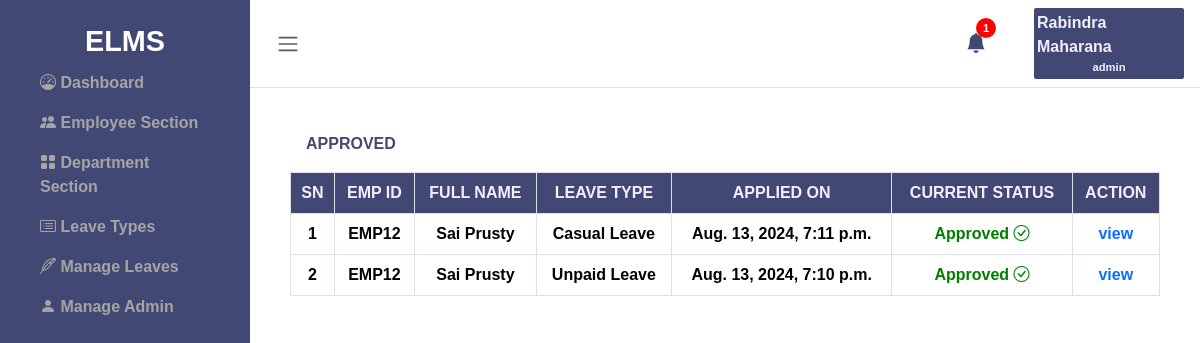
/leave/approved (signed in), run on the app's committed database.
### leave/models.py (models this page shows, shortened)
class admin_table(models.Model):
    user = models.ForeignKey(User, on_delete=models.CASCADE)
    fullname = models.CharField(max_length=255)
    email = models.EmailField(max_length=255)
    uname = models.CharField(max_length=20)
    passwd = models.CharField(max_length=20)
    creation_date = models.DateTimeField(default=timezone.now)

class leave(models.Model):
    leavetype= models.CharField(max_length=100)
    toDate=models.DateField()
    fromDate = models.DateField()
    description = models.TextField()
    request_date = models.DateTimeField(default=timezone.now)
    adminRemark= models.TextField()
    adminRemarkDate = models.CharField(max_length=255)
    status = models.IntegerField()
    isRead = models.IntegerField()
    eid = models.ForeignKey(employee, on_delete=models.CASCADE)

class employee(models.Model):
    eid = models.CharField(max_length=100)
    fname = models.CharField(max_length=255)
    lname = models.CharField(max_length=255)
    email = models.EmailField(max_length=255)
    phone = models.CharField(max_length=20)
    department = models.CharField(max_length=100)
    gender = models.CharField(max_length=20)
    address = models.TextField()
    city = models.CharField(max_length=255)
    country = models.CharField(max_length=255)
    password = models.CharField(max_length=255)
    status = models.IntegerField(default=1)
    regdate = models.DateTimeField(default=timezone.now)

### leave/views.py (the view)
# urls.py: path('approved', views.approved_view, name='approved'),
def approved_view(request):
    admin_email=request.session.get('admin_email')
    admin_details = admin_table.objects.get(email=admin_email)
    leave_details = reversed(leave.objects.all())
    emp_details = employee.objects.all()
    dept_details = department.objects.all()
    notification = leave.objects.filter(isRead = 0).count
    notification_data = reversed(leave.objects.filter(isRead = 0))
    active_emp = employee.objects.filter(status=1)
    inactive_emp = employee.objects.filter(status=0)
    pending = leave.objects.filter(status = 0)
    declined = leave.objects.filter(status = 1)
    approved = reversed(leave.objects.filter(status = 2))
    context = {
        'leave_details': leave_details,
        'emp_details': emp_details,
        'dept_details': dept_details,
        'active_emp': active_emp,
        'inactive_emp': inactive_emp,
        'pending': pending,
        'declined': declined,
        'approved': approved,
        'admin_details': admin_details,
        'notification': notification,
        'notification_data': notification_data,
    }
    return render(request, 'admin/approved.html', context)

### leave/templates/admin/approved.html
{% extends "layout.html" %}
{% block content %}
      <div class="wrapper">
          {% include "sidebar.html" %}
          <div class="main">
            {% include "admin/nav.html" %}
              <main class="content px-3 py-2">
                  <div class="container-fluid">
                      <div class="mb-3">
                          <div class="container">
                            <div class="table-title  p-3 d-flex justify-content-between" >
                              <span class="d-flex align-items-center">APPROVED</span>
                            </div>
                            <div class="table-container">
                            <table class="table text-center table-bordered progress-table">
                                <thead>
                                  <tr>
                                    <th scope="col">SN</th>
                                    <th scope="col">EMP ID</th>
                                    <th scope="col">FULL NAME</th>
                                    <th scope="col">LEAVE TYPE</th>
                                    <th scope="col">APPLIED ON</th>
                                    <th scope="col">CURRENT STATUS</th>
                                    <th scope="col">ACTION</th>
                                  </tr>
                                </thead>
                                <tbody>
                                  {% for i in approved%}
                                  {% if i.status == 2%}
                                    <tr>
                                      <td scope="row">{{forloop.counter}}</td>
                                      <td>{{i.eid.eid}}</td>
                                      <td>{{i.eid.fname}} {{i.eid.lname}}</td>
                                      <td>{{i.leavetype}}</td>
                                      <td>{{i.request_date}}</td>
                                      <td>
                                        {% if i.status == 0%}
                                          <span class="pending">Pending <i class="bi bi-clock-history"></i></span>
                                          {% elif i.status == 1%}
                                          <span class="declined">Declined <i class="bi bi-x-circle"></i></span>
                                          {%else%}
                                          <span class="approved">Approved <i class="bi bi-check-circle"></i></span>
                                        {% endif %}
                                      </td>
                                      <td> <a href="{% url 'emp_leave_details' i.id %}"><span>view</span></a></td>
                                    </tr>
                                    {% endif %}
                                    {% endfor %}
                                </tbody>
                              </table>
                            </div>
                        </div>
                      </div>
                  </div>
              </main>
          </div>
      </div>
      {% endblock content %}

### leave/templates/admin/nav.html (shortened to what this page needs)
<nav class="navbar navbar-expand px-3 border-bottom">
  <button class="btn" id="toggleSidebar" type="button" >
      <span class="navbar-toggler-icon"></span>
  </button>
  <div class="admin-profile d-flex justify-content-between align-items-center">
    <div  class="notification me-5 fs-5 dropstart">
      <span type="button" class="bi bi-bell-fill position-relative " data-bs-toggle="dropdown" aria-expanded="false">
        {% if notification == 0 %}
        <span></span>
        {% else %}
        <span class="round position-absolute top-0 start-100 translate-middle">
          {{notification}}
        </span>
        {% endif %}
      </span>
    </div>
    <div class="profile dropdown-center" >
      <div class="admin-name" type="button" data-bs-toggle="dropdown" aria-expanded="false">{{admin_details.fullname}}</div>
      <div class="emp-id" type="button" data-bs-toggle="dropdown" aria-expanded="false">{{admin_details.uname}}</div>
      </div>
  </div>
</nav>

### static/css/styles.css (style rules this page uses)
.approved { color: rgb(0, 126, 0); }
a { text-decoration: none; }

### static/css/sidebar.css (style rules this page uses)
* { margin: 0; padding: 0; box-sizing: border-box; }
body, html { height: 100%; font-family:'Gill Sans', 'Gill Sans MT', Calibri, 'Trebuchet MS', sans-serif; font-weight:600; }
.wrapper { display: flex; height: 100%; }
.main { margin-left: 250px; width: 100%; overflow-y: auto; transition: margin-left 0.3s ease; }
.btn { border: none; padding: 10px; cursor: pointer; }
.content { margin-top: 20px; }
.navbar { display: flex; justify-content: space-between; }
.profile { width: 150px; background-color: #424874; display: flex; align-items: center; flex-direction: column; align-items: center; color: #f4eeff; padding: 3px; border-radius: 2px; }
.emp-id { font-size: 0.7rem; }
.round { width: 20px; height: 20px; border-radius: 50%; background-color: red; display: flex; align-items: center; justify-content: center; color: white; font-size: 0.7rem; }
.table-container { max-height: 1000px; overflow-y: scroll; }
.bi.bi-bell-fill { color: #424874; }
.table-title { color: #424874; }
.table th { background-color: #424874; color: #f4eeff; }

### data on the page
admin_table: fullname "Rabindra Maharana", uname "admin"
leave: eid.eid "EMP12", eid.fname "Sai", eid.lname "Prusty", leavetype "Casual Leave", request_date "Aug. 13, 2024, 7:11 p.m.", status "Approved"
leave: eid.eid "EMP12", eid.fname "Sai", eid.lname "Prusty", leavetype "Unpaid Leave", request_date "Aug. 13, 2024, 7:10 p.m.", status "Approved"

### other printed values
{{ notification }} "1"
